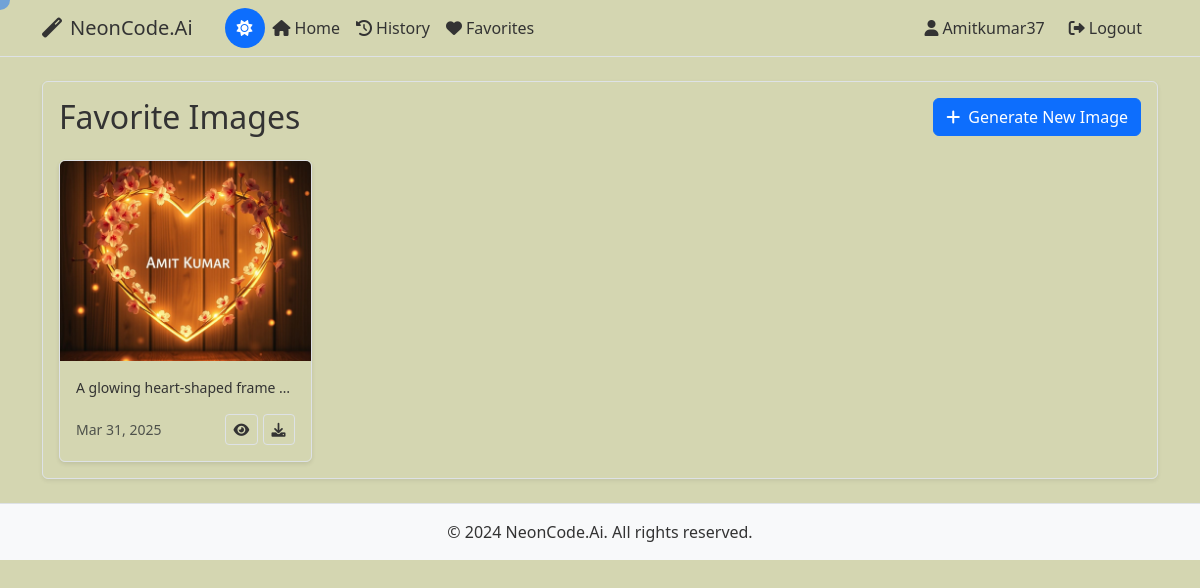
Screenshot of /favorites/ (signed in) with the database file from the repository.
### generator/models.py (models this page shows, shortened)
class GeneratedImage(models.Model):
    user = models.ForeignKey(User, on_delete=models.CASCADE, related_name='generated_images')
    prompt = models.TextField()
    image_url = models.URLField()
    style = models.CharField(max_length=100, blank=True)
    resolution = models.CharField(max_length=50, blank=True)
    created_at = models.DateTimeField(default=timezone.now)
    is_favorite = models.BooleanField(default=False)
    class Meta:
        ordering = ['-created_at']

### generator/views.py (the view)
# urls.py: path('favorites/', views.favorites, name='favorites'),
@login_required
def favorites(request):
    images = GeneratedImage.objects.filter(user=request.user, is_favorite=True).order_by('-created_at')
    return render(request, 'generator/favorites.html', {'images': images})

### templates/generator/favorites.html (shortened to what this page needs)
{% extends 'base.html' %}
{% block content %}
<div class="row">
    <div class="col-12">
        <div class="card shadow-sm">
            <div class="card-body">
                <div class="d-flex justify-content-between align-items-center mb-4">
                    <h2 class="card-title mb-0">Favorite Images</h2>
                    <a href="{% url 'generator:home' %}" class="btn btn-primary">
                        <i class="fas fa-plus me-2"></i>Generate New Image
                    </a>
                </div>
                {% if images %}
                    <div class="row g-4">
                        {% for image in images %}
                            <div class="col-md-4 col-lg-3">
                                <div class="card h-100">
                                    <img src="{{ image.image_url }}" class="card-img-top" alt="{{ image.prompt }}">
                                    <div class="card-body">
                                        <p class="card-text small text-truncate">{{ image.prompt }}</p>
                                        <div class="d-flex justify-content-between align-items-center">
                                            <small class="text-muted">{{ image.created_at|date:"M d, Y" }}</small>
                                            <div>
                                                <a href="{% url 'generator:image_detail' image.id %}" class="btn btn-sm btn-outline-primary">
                                                    <i class="fas fa-eye"></i>
                                                </a>
                                                <a href="{{ image.image_url }}" class="btn btn-sm btn-outline-success" download>
                                                    <i class="fas fa-download"></i>
                                                </a>
                                            </div>
                                        </div>
                                    </div>
                                </div>
                            </div>
                        {% endfor %}
                    </div>
                {% endif %}
            </div>
        </div>
    </div>
</div>
{% endblock %}

### templates/base.html (shortened to what this page needs)
{% load static %}
<!DOCTYPE html>
<html lang="en" data-theme="light">
<head>
    <link href="https://cdn.jsdelivr.net/npm/bootstrap@5.3.0/dist/css/bootstrap.min.css" rel="stylesheet">
    <link href="https://cdnjs.cloudflare.com/ajax/libs/font-awesome/6.0.0/css/all.min.css" rel="stylesheet">
    <link href="{% static 'css/style.css' %}" rel="stylesheet">
</head>
<body>
    <div class="cursor"></div>
    <div id="scene-container"></div>
    <div class="content-wrapper">
        <nav class="navbar navbar-expand-lg">
            <div class="container">
                <a class="navbar-brand" href="{% url 'generator:home' %}">
                    <i class="fas fa-magic me-2"></i>NeonCode.Ai
                </a>
                <div class="d-flex align-items-center">
                    <button class="theme-toggle" id="themeToggle" title="Toggle theme">
                        <i class="fas fa-sun"></i>
                    </button>
                </div>
                <div class="collapse navbar-collapse" id="navbarNav">
                    <ul class="navbar-nav me-auto">
                        {% if user.is_authenticated %}
                            <li class="nav-item">
                                <a class="nav-link" href="{% url 'generator:home' %}">
                                    <i class="fas fa-home me-1"></i>Home
                                </a>
                            </li>
                            <li class="nav-item">
                                <a class="nav-link" href="{% url 'generator:image_history' %}">
                                    <i class="fas fa-history me-1"></i>History
                                </a>
                            </li>
                            <li class="nav-item">
                                <a class="nav-link" href="{% url 'generator:favorites' %}">
                                    <i class="fas fa-heart me-1"></i>Favorites
                                </a>
                            </li>
                        {% endif %}
                    </ul>
                    <ul class="navbar-nav">
                        {% if user.is_authenticated %}
                            <li class="nav-item">
                                <span class="nav-link">
                                    <i class="fas fa-user me-1"></i>{{ user.username }}
                                </span>
                            </li>
                            <li class="nav-item">
                                <form method="post" action="{% url 'logout' %}" class="d-inline">
                                    <button type="submit" class="logout-btn">
                                        <i class="fas fa-sign-out-alt me-1"></i>Logout
                                    </button>
                                </form>
                            </li>
                        {% endif %}
                    </ul>
                </div>
            </div>
        </nav>
        <main class="container my-4">
            {% block content %}{% endblock %}
        </main>
        <footer class="footer mt-auto py-3">
            <div class="container text-center">
                <span>© 2024 NeonCode.Ai. All rights reserved.</span>
            </div>
        </footer>
    </div>
</body>
</html>

### static/css/style.css (style rules this page uses)
body { min-height: 100vh; display: flex; flex-direction: column; background-color: var(--bg-color); color: var(--text-color); }
.footer { margin-top: auto; background-color: var(--card-bg); border-top: 1px solid var(--border-color); color: var(--text-color); }
.card { background-color: var(--card-bg); border-color: var(--border-color); transition: transform 0.3s ease, box-shadow 0.3s ease; box-shadow: 0 2px 4px rgba(0, 0, 0, 0.1); }
.card-img-top { height: 200px; object-fit: cover; }
.btn-primary { background-color: #0d6efd; border-color: #0d6efd; }
.navbar { background-color: var(--card-bg) !important; border-bottom: 1px solid var(--border-color); }
.navbar-brand, .nav-link { color: var(--text-color) !important; }

### templates/base.html (style rules this page uses)
:root { --bg-color: rgb(212, 214, 177); --text-color: #333333; --card-bg: #f8f9fa; --border-color: #dee2e6; --hover-bg: #e9ecef; --navbar-bg: #f8f9fa; --navbar-text: #333333; --navbar-hover: #e9ecef; --primary-color: #0d6efd; --primary-hover: #0b5ed7; --secondary-text: #6c757d; --link-color: #0d6efd; --link-hover: #0b5ed7; }
body { background-color: var(--bg-color); color: var(--text-color); transition: background-color 0.3s, color 0.3s; }
.navbar { position: relative; z-index: 2; background-color: var(--navbar-bg) !important; border-bottom: 1px solid var(--border-color); padding: 0.5rem 1rem; pointer-events: auto; }
.navbar-brand, .nav-link { color: var(--navbar-text) !important; }
.card { background-color: var(--card-bg); border-color: var(--border-color); color: var(--text-color); }
.theme-toggle { cursor: pointer; padding: 0.5rem; border-radius: 50%; display: flex; align-items: center; justify-content: center; background-color: var(--primary-color); border: none; color: white; width: 40px; height: 40px; margin-left: 1rem; transition: all 0.3s ease; }
.logout-btn { background: none; border: none; color: var(--navbar-text); padding: 0.5rem 1rem; transition: all 0.3s ease; }
#scene-container { position: fixed; top: 0; left: 0; width: 100%; height: 100%; z-index: 100; pointer-events: none; background-color: transparent; overflow: hidden; }
.content-wrapper { position: relative; z-index: 101; background-color: transparent; min-height: 100vh; pointer-events: auto; }
.content-wrapper::before { content: ''; position: fixed; top: 0; left: 0; width: 100%; height: 100%; background-color: transparent; opacity: 0.3; z-index: -1; pointer-events: none; }
.navbar { position: relative; z-index: 102; background-color: transparent !important; border-bottom: 1px solid var(--border-color); padding: 0.5rem 1rem; pointer-events: auto; }
main.container { position: relative; z-index: 101; pointer-events: auto; background-color: transparent; }
footer { position: relative; z-index: 101; pointer-events: auto; background-color: transparent; }
.card { background-color: transparent; border-color: var(--border-color); color: var(--text-color); }
.btn { background-color: transparent; border-color: var(--border-color); color: var(--text-color); }
.btn-primary { background-color: var(--primary-color); border-color: var(--primary-color); color: white; }
.cursor { position: fixed; width: 20px; height: 20px; border-radius: 50%; background-color: var(--primary-color); opacity: 0.5; pointer-events: none; z-index: 9999; transform: translate(-50%, -50%); transition: transform 0.1s ease; }

### rows the page displays
GeneratedImage: image_url (picture), prompt "A glowing heart-shaped frame…", created_at "Mar 31, 2025"

### other values shown
{{ user.username }} "Amitkumar37"
